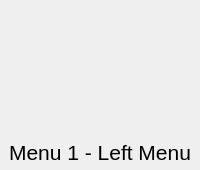
     <widget class="QWidget" name="menu_1">
      <layout class="QVBoxLayout" name="verticalLayout">
       <property name="spacing">
        <number>5</number>
       </property>
       <property name="leftMargin">
        <number>5</number>
       </property>
       <property name="topMargin">
        <number>5</number>
       </property>
       <property name="rightMargin">
        <number>5</number>
       </property>
       <property name="bottomMargin">
        <number>5</number>
       </property>
       <item>
        <widget class="QWidget" name="btn_1_widget" native="true">
         <property name="minimumSize">
          <size>
           <width>0</width>
           <height>40</height>
          </size>
         </property>
         <property name="maximumSize">
          <size>
           <width>16777215</width>
           <height>40</height>
          </size>
         </property>
         <layout class="QVBoxLayout" name="btn_1_layout">
          <property name="spacing">
           <number>0</number>
          </property>
          <property name="leftMargin">
           <number>0</number>
          </property>
          <property name="topMargin">
           <number>0</number>
          </property>
          <property name="rightMargin">
           <number>0</number>
          </property>
          <property name="bottomMargin">
           <number>0</number>
          </property>
         </layout>
        </widget>
       </item>
       <item>
        <widget class="QWidget" name="btn_2_widget" native="true">
         <property name="minimumSize">
          <size>
           <width>0</width>
           <height>40</height>
          </size>
         </property>
         <property name="maximumSize">
          <size>
           <width>16777215</width>
           <height>40</height>
          </size>
         </property>
         <layout class="QVBoxLayout" name="btn_2_layout">
          <property name="spacing">
           <number>0</number>
          </property>
          <property name="leftMargin">
           <number>0</number>
          </property>
          <property name="topMargin">
           <number>0</number>
          </property>
          <property name="rightMargin">
           <number>0</number>
          </property>
          <property name="bottomMargin">
           <number>0</number>
          </property>
         </layout>
        </widget>
       </item>
       <item>
        <widget class="QWidget" name="btn_3_widget" native="true">
         <property name="minimumSize">
          <size>
           <width>0</width>
           <height>40</height>
          </size>
         </property>
         <property name="maximumSize">
          <size>
           <width>16777215</width>
           <height>40</height>
          </size>
         </property>
         <layout class="QVBoxLayout" name="btn_3_layout">
          <property name="spacing">
           <number>0</number>
          </property>
          <property name="leftMargin">
           <number>0</number>
          </property>
          <property name="topMargin">
           <number>0</number>
          </property>
          <property name="rightMargin">
           <number>0</number>
          </property>
          <property name="bottomMargin">
           <number>0</number>
          </property>
         </layout>
        </widget>
       </item>
       <item>
        <widget class="QLabel" name="label_1">
         <property name="font">
          <font>
           <pointsize>16</pointsize>
          </font>
         </property>
         <property name="styleSheet">
          <string notr="true">font-size: 16pt</string>
         </property>
         <property name="text">
          <string>Menu 1 - Left Menu</string>
         </property>
         <property name="alignment">
          <set>Qt::AlignCenter</set>
         </property>
        </widget>
       </item>
      </layout>
     </widget>
